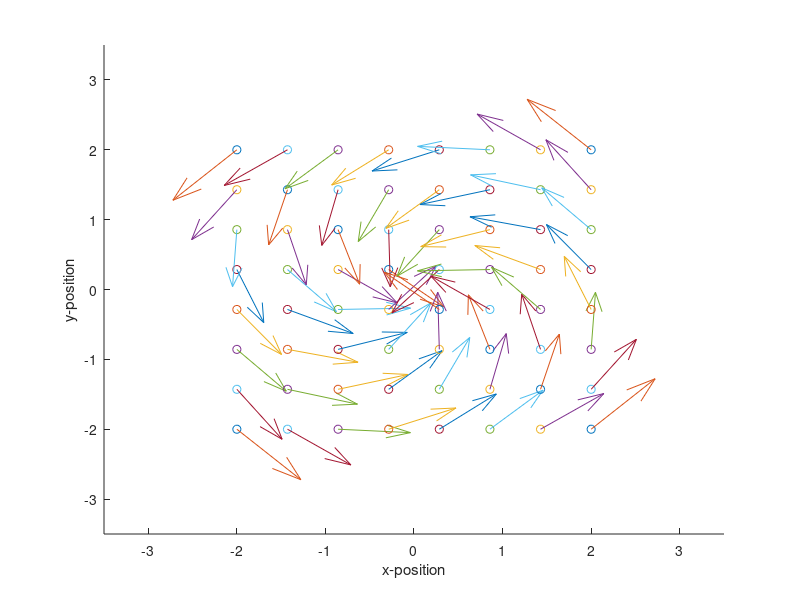

The MATLAB script that drew this image:
function force_diagram()
fig=figure;  ax=gca;
% "mousemovedetected" will be main function.
% It handles reading the current mouse position whenever movement is detected, and then redrawing the screen based on the detected position

L1=1.2;   L2=1.1;   TMAX=1;
xlim([-3.5 3.5]); ylim([-3.5 3.5]);
xlabel('x-position')
x_ar = linspace(-2,2,8);
y_ar = linspace(-2,2,8);
ylabel('y-position')
fprintf("X vars: %g\n", x_ar);
fprintf("Y vars: %g\n", y_ar);
      
fprintf("%i\n", length(x_ar));

hold on;
for i = 1:length(x_ar)
    for j = 1:length(y_ar)
        x = x_ar(i);
        y = y_ar(j);

        theta1 = atan2(y,x) - acos( (L2^2 - L1^2 - x^2 - y^2) / ( -2*L1*sqrt( (x^2+y^2) ) ) );    
        theta2 = pi - acos( (x^2+y^2-L1^2-L2^2) / (-2*L1*L2) ) + atan2(y,x) - acos( (L2^2-L1^2-x^2-y^2) / (-2*L1*sqrt( (x^2+y^2)) ) ) ; 
        

        %If sin evals to 1, TMAX/L1*SIN always > TMAX/L2*SIN since L2>l1
        op = TMAX / L2;

        phi = theta2 + (pi/2);


        deltax = op*cos(phi);
        deltay = op*sin(phi);
        fprintf("cords: %i, %i \n", x, y);

        plot(x,y,'o');
        quiver(x, y, deltax, deltay);
 
    end
end
hold off;

       
end
